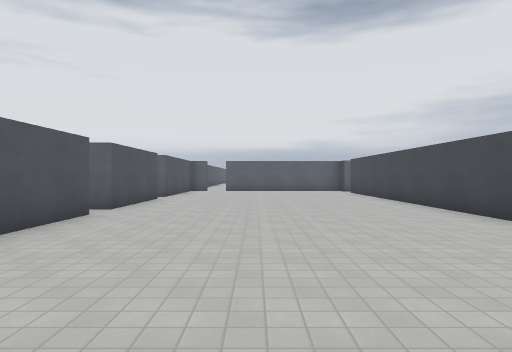
view 1 (above)

23 first-person views from a walk through a level from a Godot 3-D game. The camera is 1.5 m above the floor, looks level and sees 75° across. The floor is counted in squares, 2 m on a side. Each view is taken from the middle of a square. On the plan, view 1 faces up. The plan holds only what a view shows up to about 11 squares ahead; the rest is blank. The place goes on beyond the plan. Surface patterns are stand-ins for the level's own textures.

view 2
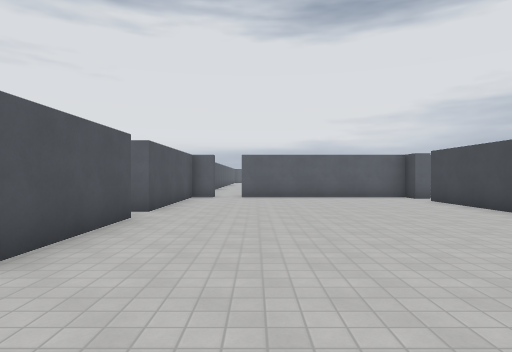

view 3
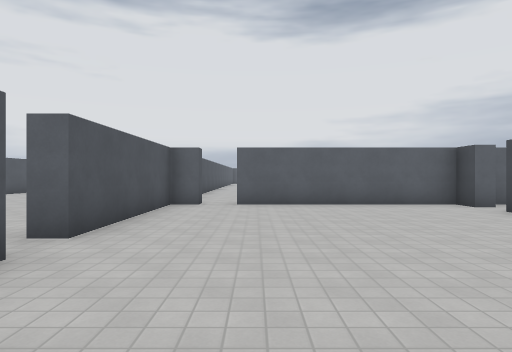

view 4
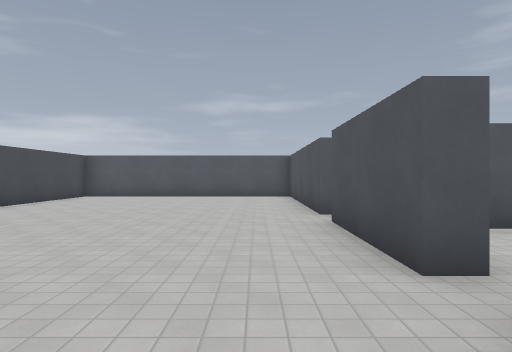

view 5
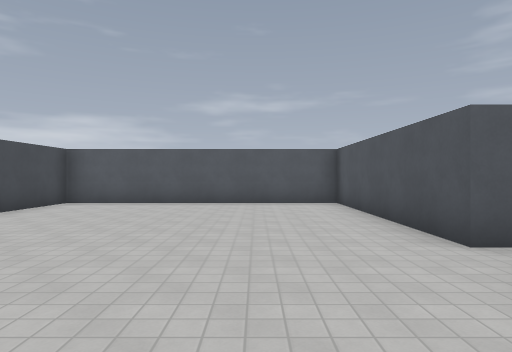

view 6
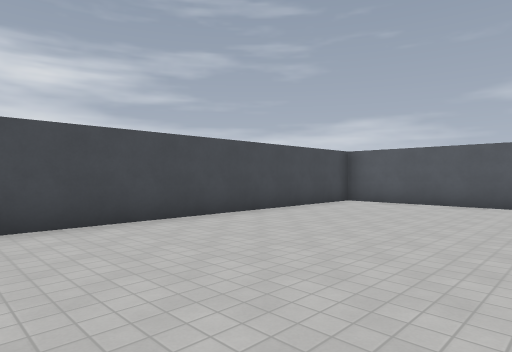

view 7
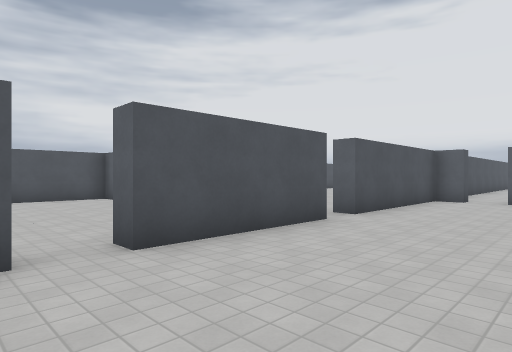

view 8
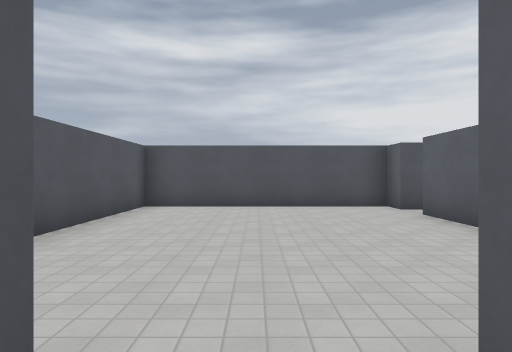

view 9
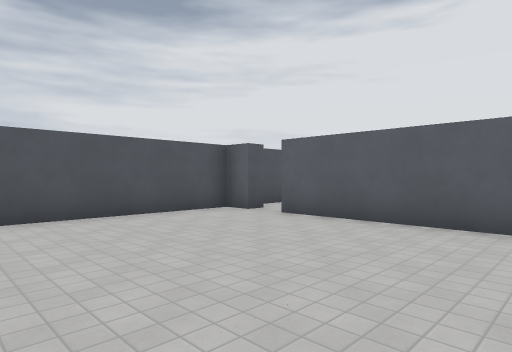

view 10
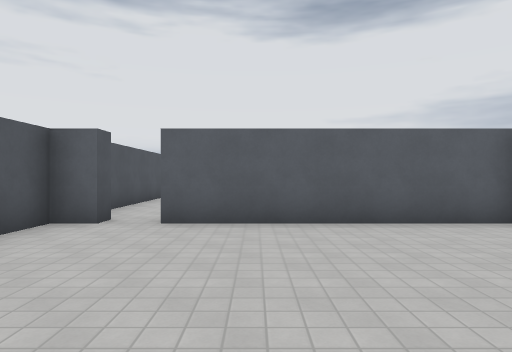

view 11
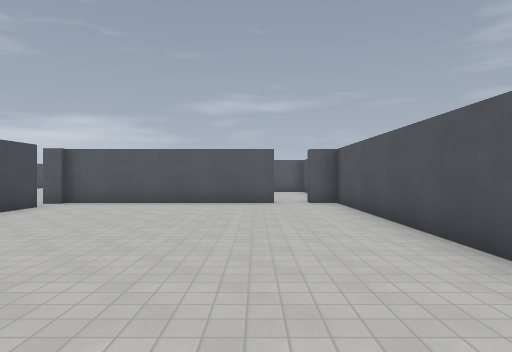

view 12
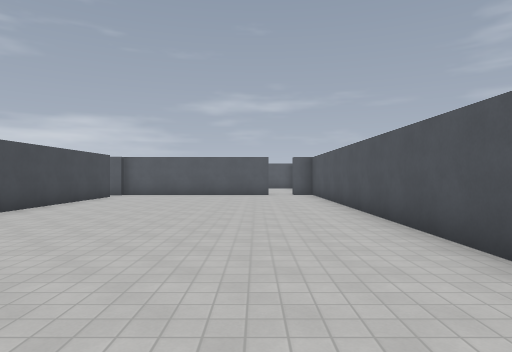

view 13
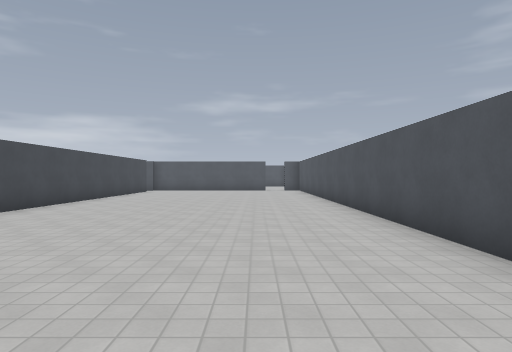

view 14
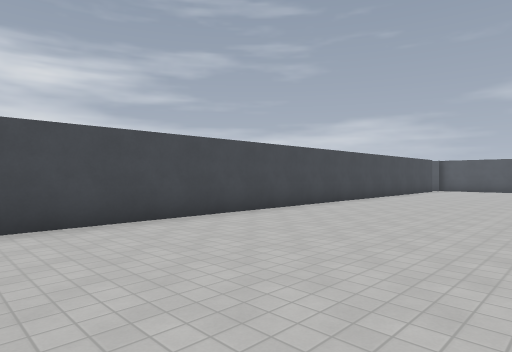

view 15
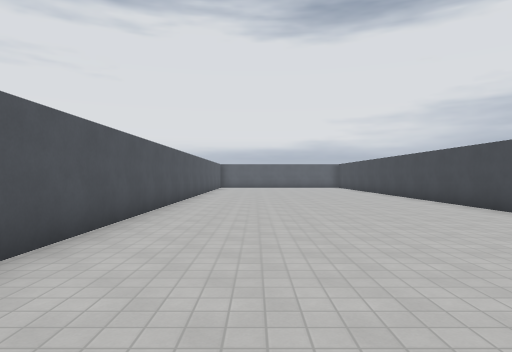

view 16
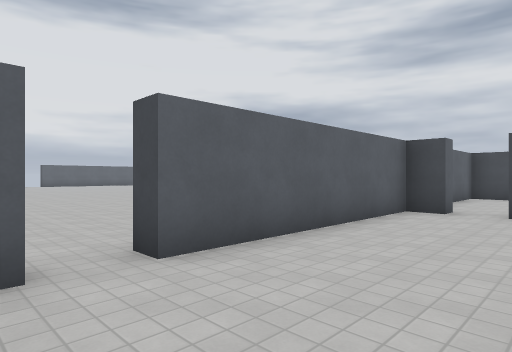

view 17
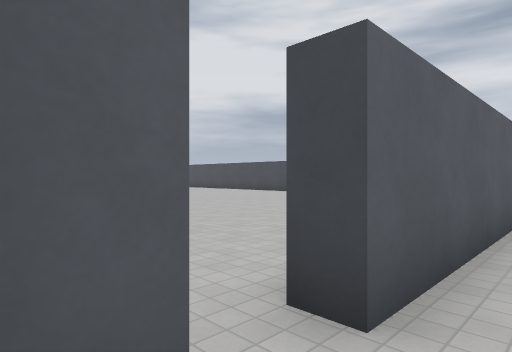

view 18
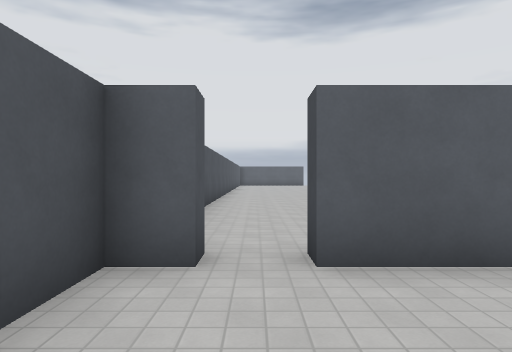

view 19
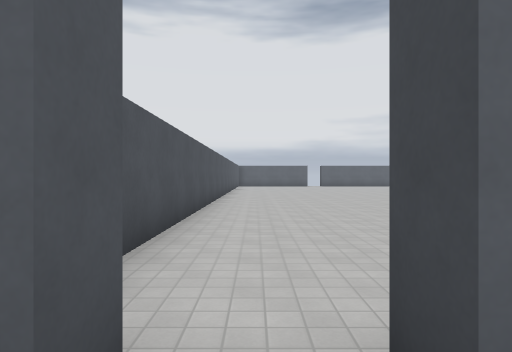

view 20
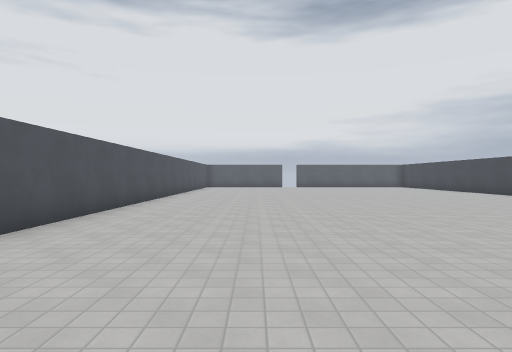

view 21
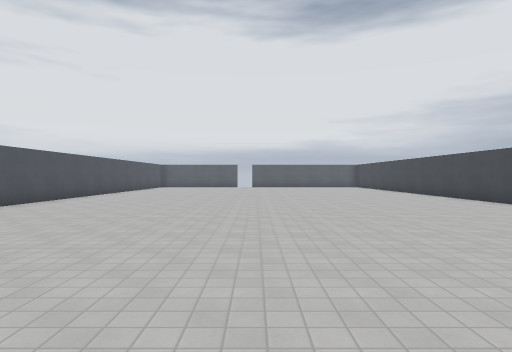

view 22
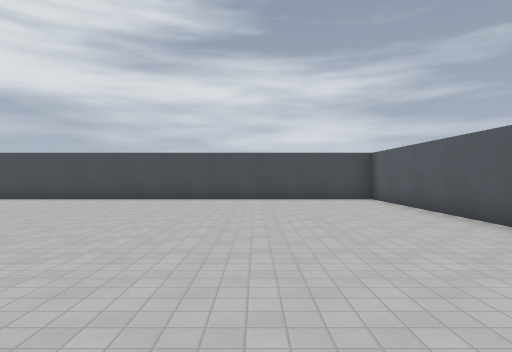

view 23
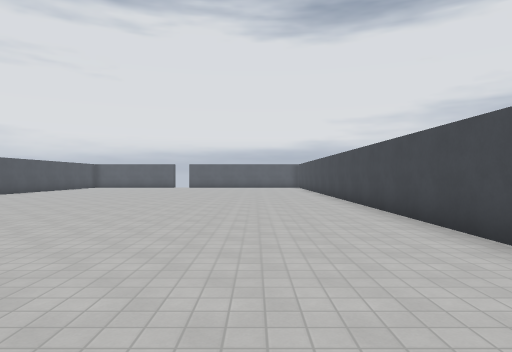

### Floor plan
Ten units are one square. View 1 is at (0, 0); x grows to the right and y downward. Boxes are objects, and circles mark ways between rooms. Rooms are numbered by the first view taken in them; rooms with no view inside come last. Other rooms are left out.
<svg viewBox="-118 -300 221 338">
<path fill="none" stroke="#000" d="M-38 -65 -32 -65 -32 -35M-39 -110 -32 -110 -32 -75 -38 -75M-38 -25 -32 -25 -32 33 43 33 43 -150M43 -160 43 -167 -15 -167M-25 -167 -32 -167 -32 -120 -38 -120M-105 -108 -105 -103 -113 -103 -113 -43 -52 -43M-39 -103 -95 -103M-38 -120 -38 -295M-95 -108 -38 -108M-113 -295 -113 -108 -105 -108M39 -172 98 -172 98 -295M-15 -167 -15 -172M-25 -172 -25 -167M-32 -290 -32 -191"/>
<circle cx="-40" cy="-70" r="3" fill="#2a7"/>
<circle cx="-40" cy="-120" r="3" fill="#2a7"/>
<circle cx="-20" cy="-170" r="3" fill="#2a7"/>
<circle cx="-100" cy="-110" r="3" fill="#2a7"/>
<text x="0" y="-70">1</text>
<text x="-80" y="-80">2</text>
<text x="-80" y="-200">3</text>
<text x="30" y="-230">4</text>
</svg>
Room 1 opens to room 2. Room 1 opens to room 3. Room 1 opens to room 4. Room 2 opens to room 3.

Where each view was taken, in squares from view 1:
view 1: 0 up, 0 right, facing up
view 2: 5 up, 1 left, facing up
view 3: 8 up, 1 left, facing up
view 4: 9 up, 2 left, facing down
view 5: 6 up, 1 left, facing down
view 6: 6 up, 1 left, facing down-right
view 7: 6 up, 0 right, facing up-left
view 8: 7 up, 3 left, facing left
view 9: 5 up, 5 left, facing up-left
view 10: 5 up, 8 left, facing up
view 11: 20 up, 9 left, facing down
view 12: 24 up, 9 left, facing down
view 13: 28 up, 9 left, facing down
view 14: 29 up, 9 left, facing down-right
view 15: 19 up, 9 left, facing up
view 16: 14 up, 3 left, facing up-right
view 17: 16 up, 3 left, facing up-right
view 18: 14 up, 2 left, facing up
view 19: 16 up, 2 left, facing up
view 20: 18 up, 0 right, facing up
view 21: 18 up, 3 right, facing up
view 22: 21 up, 1 left, facing right
view 23: 19 up, 7 right, facing up
